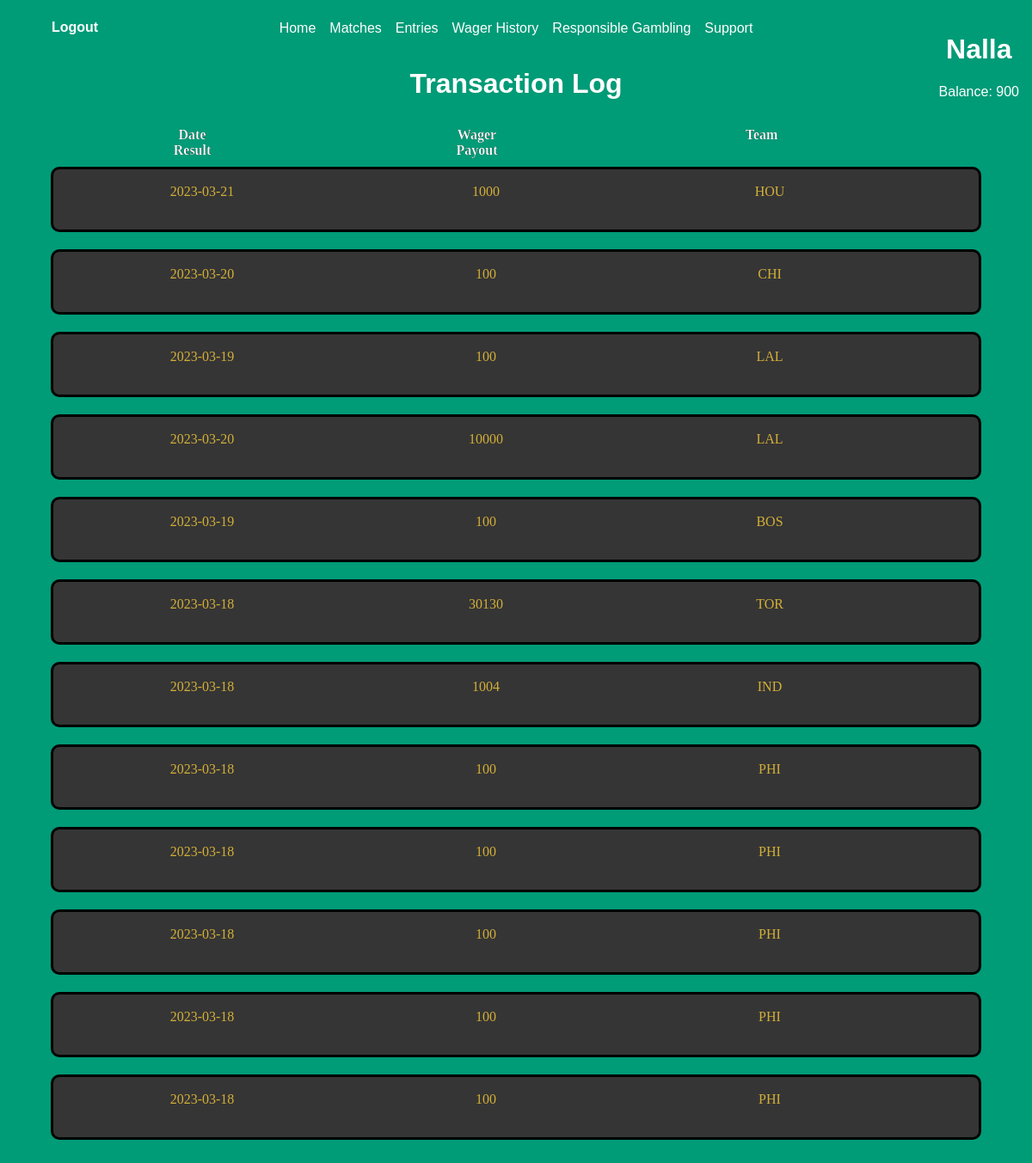
The page /userHistory.php (signed in) on the database as committed earlier.
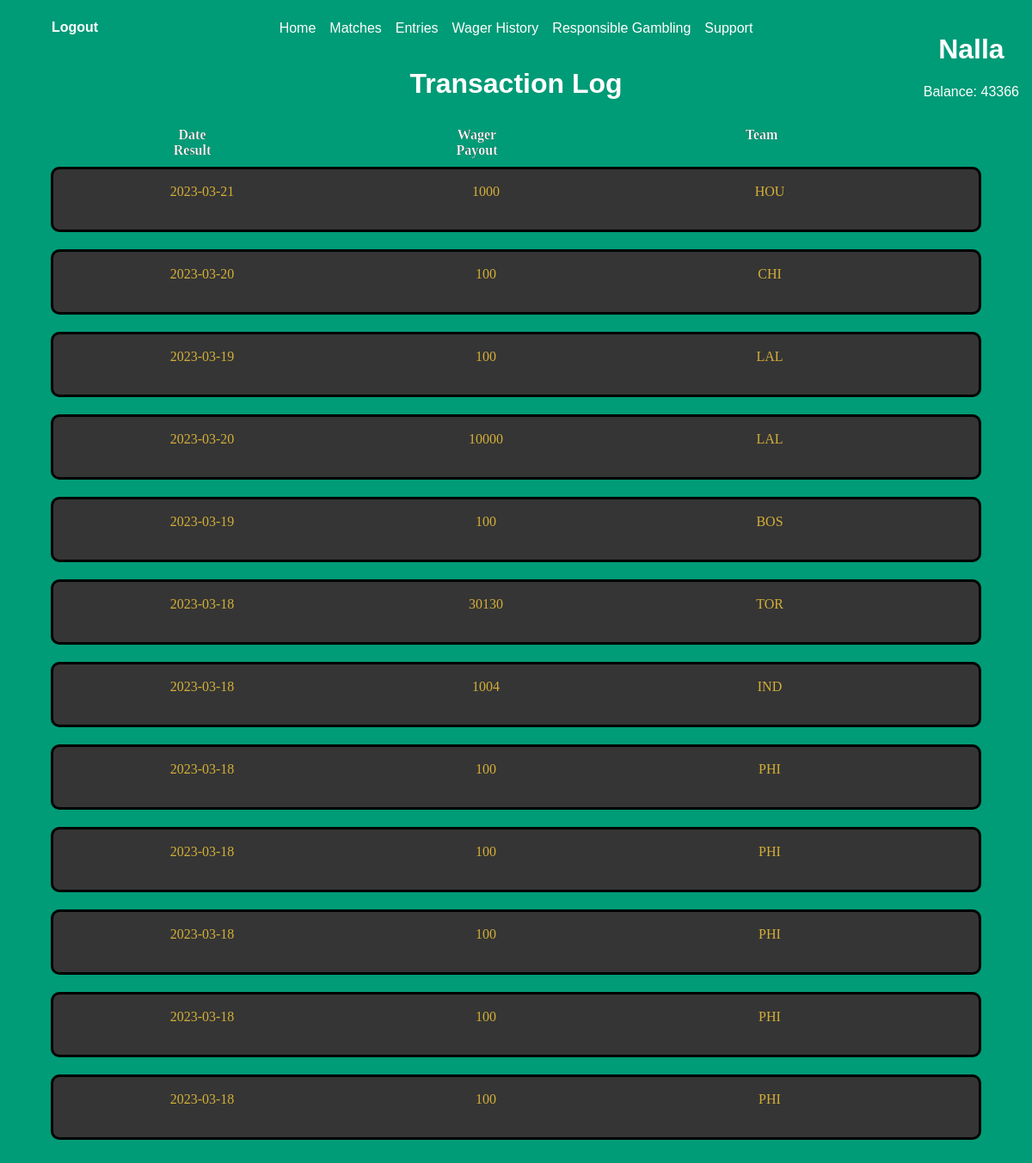
The same page on the database as committed later.
### tables this page shows
CREATE TABLE `users2` (
  `id` bigint(20) NOT NULL,
  `user_id` bigint(20) NOT NULL,
  `user_name` varchar(100) NOT NULL,
  `password` varchar(100) NOT NULL,
  `date` timestamp NOT NULL DEFAULT current_timestamp() ON UPDATE current_timestamp(),
  `email` varchar(100) NOT NULL,
  `Points` int(11) DEFAULT NULL,
  `totalWinnings` bigint(20) DEFAULT NULL
);

### functions.php (called while the page is built, shortened)
<?php
function check_login($con)
{
   if(isset ($_SESSION['user_id']))
   {
    $id = $_SESSION['user_id'];
    $query = "Select * from users2 where user_id = '$id' limit 1";
    $result = mysqli_query($con,$query);
    if($result && mysqli_num_rows($result) > 0)
    {
        $user_data = mysqli_fetch_assoc($result);
        return $user_data;
    }
   }
   die;
}
?>

### userHistory.php (the view, shortened to what this page needs)
<?php
include("connection.php");
include("functions.php");
$user_data = check_login($con);
?>
<!DOCTYPE html>
<html lang="en">
<head>
    <link rel="stylesheet" href="index-page.css">
<link rel = "stylesheet" href ="style-match.css">
<link rel="stylesheet" href="header.css">
</head>
<body>
<div class="header">
    <ul>
      <li><a href="index.php">Home</a></li>
      <li><a href="matchpage.php">Matches</a></li>
      <li><a href="place_bet.php">Entries</a></li>
      <li><a href="userHistory.php">Wager History</a></li>
      <li><a href="RGambling.php">Responsible Gambling</a></li>
      <li><a href="TODO">Support</a></li>
    </ul>
  </div>
   <a id ="logout" href= "logout.php"> Logout </a>
  <div class ="username-place" >
  <h1><?php echo $user_data['user_name'] ;?></h1>
  <p> <?php echo 'Balance: '. $user_data['Points'];?></p>
</div>
</body>
</html>
<?php
$dateREF ="";
echo "<h1> Transaction Log</h1>";
echo "<div class='hContainer'>";
$query = "select * from user_info where id = '{$user_data['id']}' ORDER BY gameID DESC";
$result = mysqli_query($con, $query);
echo "<div class='hHeader'>";
echo "<span class='number2'>Date</span>";
echo "<span class='number2'>Wager</span>";
echo "<span class='number2'>Team</span>";
echo "<span class='number2'>Result</span>";
echo "<span class='number2'>Payout</span>";
echo "</div>";
while ($user_info = mysqli_fetch_assoc($result)) {
    if($dateREF != $user_info['betPlaced']){
    $dateREF = $user_info['betPlaced'];
    }
    if($dateREF == $user_info['betPlaced'])
    {
        echo "<div class='history'>";
        echo"<div>";
        echo "<span class='number' id ='hhDate'>{$user_info['betPlaced']}</span>";
        echo "<span class='number'id ='hhAmount'>{$user_info['wagerPlaced']}</span>";
        echo "<span class='number'id ='hhTeam'>{$user_info['teambeton']}</span>";
        echo "</div>";
        echo "</div>";
    }
}
echo "</div>";
?>

Rows that differ between the two databases and show on the page:
changed users2 "Nalla": Points "900" → "43366"
